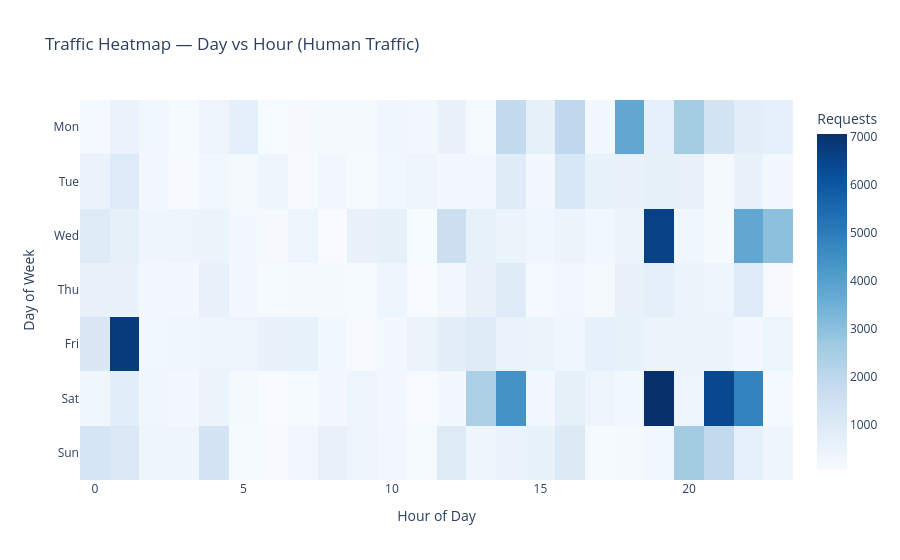

This figure's notebook cell:
### Markdown cell above
### 8d  Hourly activity heatmap (day-of-week × hour)

### Code cell
heatmap_data = (
    df_humans
    .groupby(['day_of_week', 'hour'])
    .size()
    .reset_index(name='requests')
    .pivot(index='day_of_week', columns='hour', values='requests')
    .fillna(0)
)

day_labels = ['Mon', 'Tue', 'Wed', 'Thu', 'Fri', 'Sat', 'Sun']

fig = px.imshow(
    heatmap_data,
    labels=dict(x='Hour of Day', y='Day of Week', color='Requests'),
    y=day_labels,
    title='Traffic Heatmap — Day vs Hour (Human Traffic)',
    color_continuous_scale='Blues',
    aspect='auto',
)
fig.show()

### Figure 1 — Plotly figure (JSON) as saved in the notebook; plotly's stock layout.template omitted (floating-point values rounded to 4 significant figures; data arrays with more than 128 entries replaced by an {"elided": "..."} marker saying what was removed)
{"data": [{"coloraxis": "coloraxis", "hovertemplate": "Hour of Day: %{x}<br>Day of Week: %{y}<br>Requests: %{z}<extra></extra>", "name": "0", "type": "heatmap", "x": [0, 1, 2, 3, 4, 5, 6, 7, 8, 9, 10, 11, 12, 13, 14, 15, 16, 17, 18, 19, 20, 21, 22, 23], "xaxis": "x", "y": ["Mon", "Tue", "Wed", "Thu", "Fri", "Sat", "Sun"], "yaxis": "y", "z": {"elided": "7x24 int values"}}], "layout": {"coloraxis": {"colorbar": {"title": {"text": "Requests"}}, "colorscale": [[0, "rgb(247,251,255)"], [0.125, "rgb(222,235,247)"], [0.25, "rgb(198,219,239)"], [0.375, "rgb(158,202,225)"], [0.5, "rgb(107,174,214)"], [0.625, "rgb(66,146,198)"], [0.75, "rgb(33,113,181)"], [0.875, "rgb(8,81,156)"], [1, "rgb(8,48,107)"]]}, "title": {"text": "Traffic Heatmap — Day vs Hour (Human Traffic)"}, "xaxis": {"anchor": "y", "domain": [0, 1], "title": {"text": "Hour of Day"}}, "yaxis": {"anchor": "x", "autorange": "reversed", "domain": [0, 1], "title": {"text": "Day of Week"}}}}
